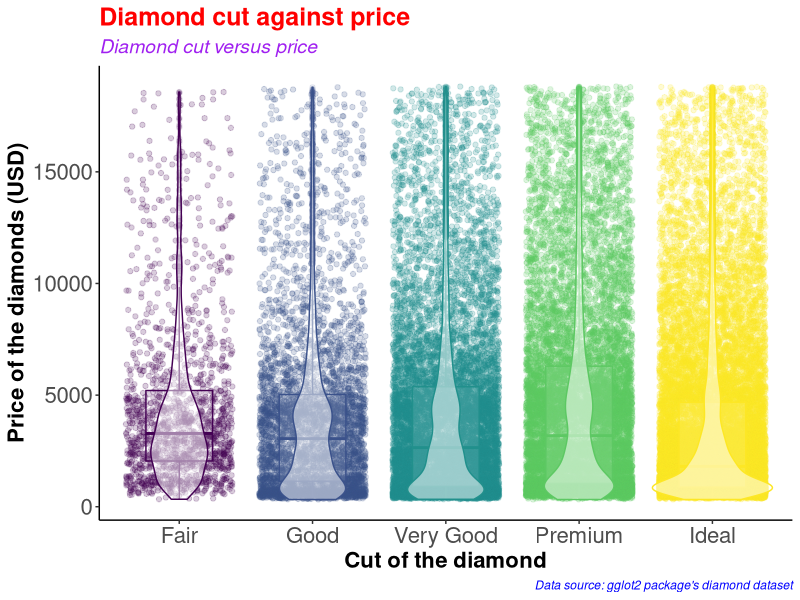
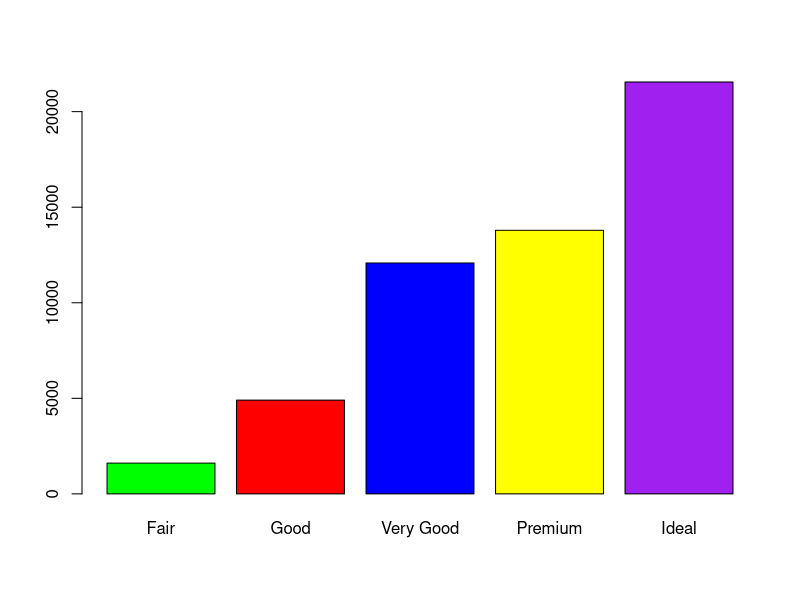
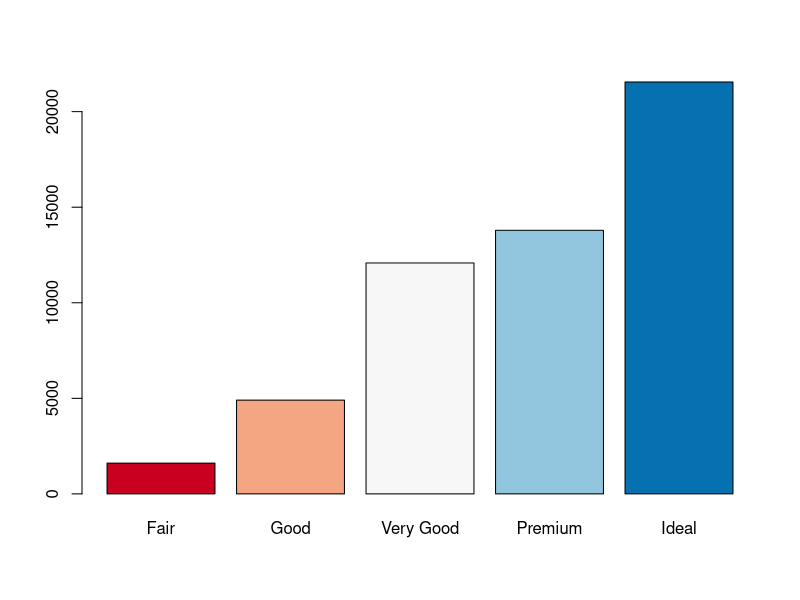
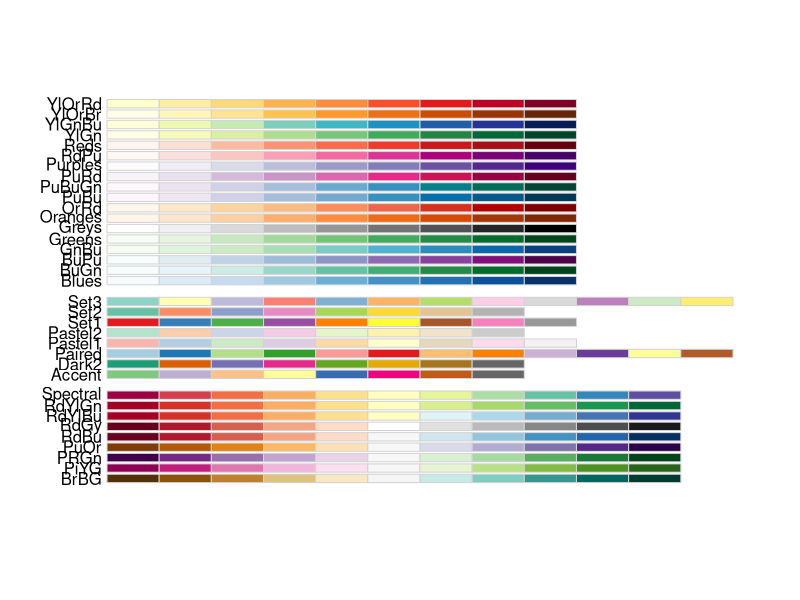
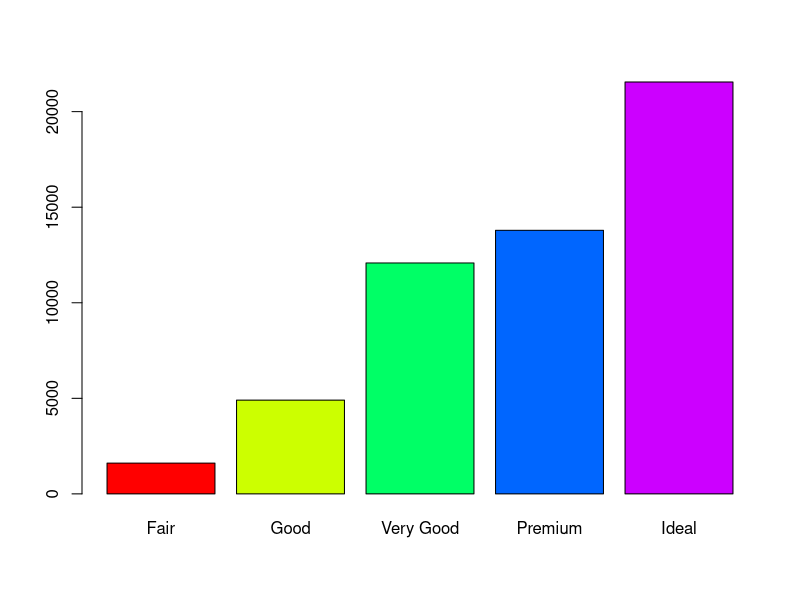
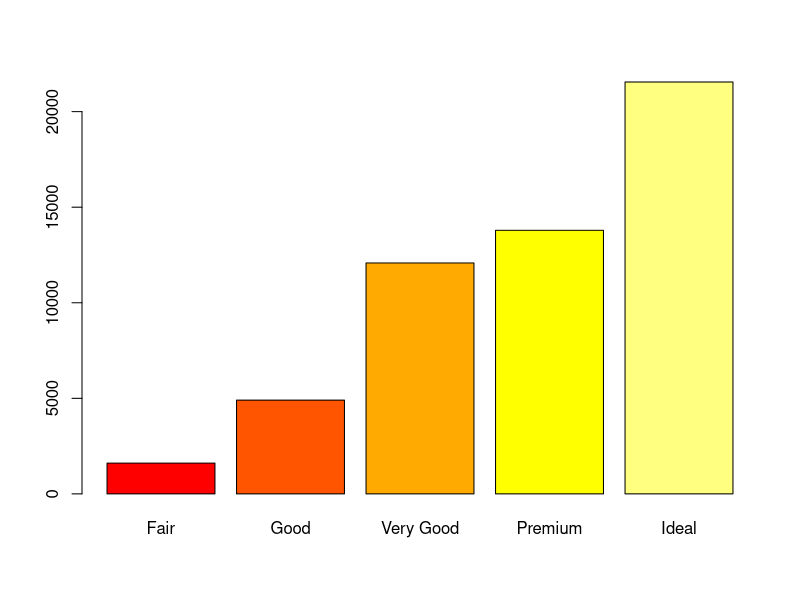
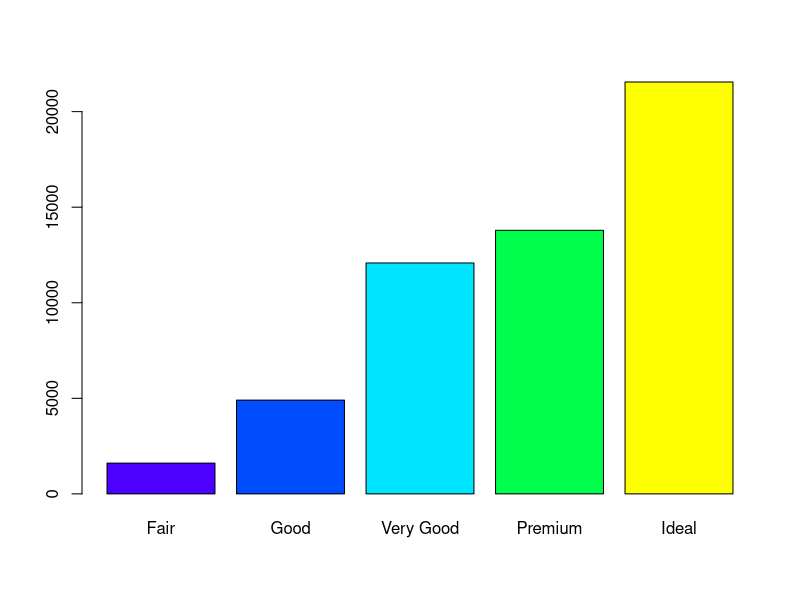
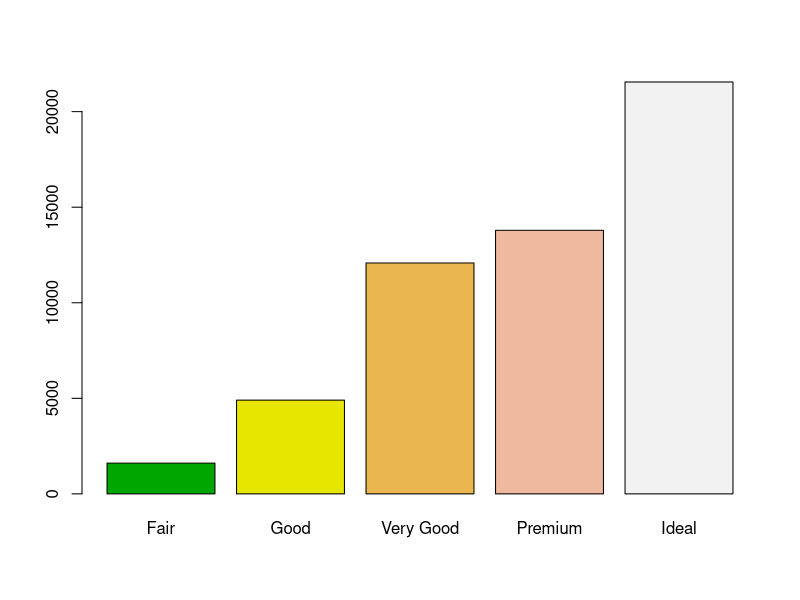

Source code (R) for these figures, in order:
#########################################
# Name: Wyclife Agumba Oluoch           #   
# E-mail: wyclifeoluoch@gmail.com       #
# GitHub: https://github.com/Wycology   #
# Task: Boxplot and violin plots in one #
# Date: 4th Jan 2021                    #
# Last edited: 10th Feb 2021            #
#########################################

# Loading the necessary libraries
library(tidyverse)
library(RColorBrewer)

diamonds_df <- diamonds # Cloning the diamonds data to a new object

diamonds_df %>% # Picking the data
  ggplot(aes(x = cut, y = price, color = cut)) + # Adding the mapping variables
  geom_point(position = "jitter", alpha = 0.2) + # Adding jitter and alpha
  geom_boxplot(alpha = 0.1, width = 0.5) + # Modifying dimensions of the boxplot 
  geom_violin(alpha = 0.5) + # Adding violin plot on top of the box and jitter
  theme_classic() +
  theme(legend.position = "none") +
  labs(x = "Cut of the diamond",
       y = "Price of the diamonds (USD)",
       title = "Diamond cut against price",
       subtitle = "Diamond cut versus price",
       caption = "Data source: gglot2 package's diamond dataset") +
  theme(axis.text=element_text(size=16),
        axis.title=element_text(size=16,face="bold")) +
  theme(plot.title = element_text(color = 'red', size = 18, face = 'bold'),
        plot.subtitle = element_text(color = 'purple', size = 14, face = 'italic'),
        plot.caption = element_text(color = 'blue', face = 'italic'))

diamonds %>% 
  filter(cut == 'Very Good') %>% 
  nrow()

diamonds %>% 
  select(cut) %>% 
  table() %>% 
  barplot(col = c('green', 'red', 'blue', 'yellow', 'purple'))

# Instead of specifying the colors, we can simply use the color brewer panel 

diamonds %>% 
  select(cut) %>% 
  table() %>% 
  barplot(col = brewer.pal(n = 5, name = "RdBu"))
# To display more brewer colors options to use, run the following function:

display.brewer.all()

# Can also use rainbow colors

diamonds %>% 
  select(cut) %>% 
  table() %>% 
  barplot(col = rainbow(5))

# Can also use heat.colors
diamonds %>% 
  select(cut) %>% 
  table() %>% 
  barplot(col = heat.colors(5))

# Can also use topographic colors

diamonds %>% 
  select(cut) %>% 
  table() %>% 
  barplot(col = topo.colors(5))

# Can also use terrain colors
diamonds %>% 
  select(cut) %>% 
  table() %>% 
  barplot(col = terrain.colors(5))

# Can also use cm.colors
diamonds %>% 
  select(cut) %>% 
  table() %>% 
  barplot(col = cm.colors(5))

?getData
# That is awesome. Good for the day.
